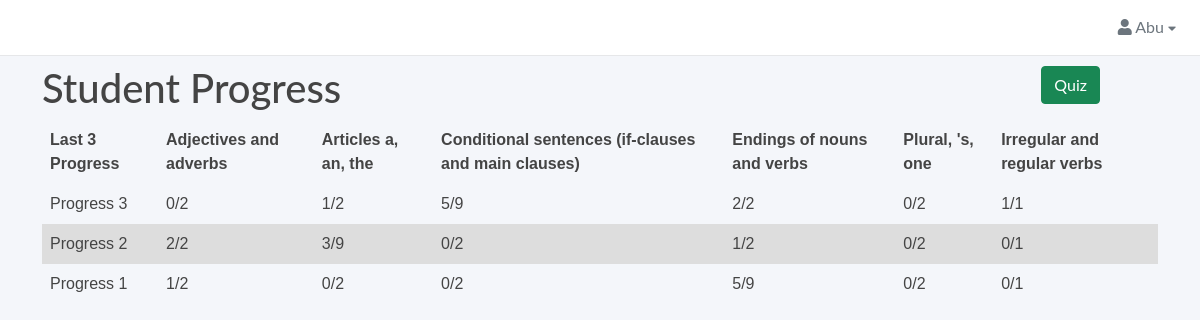
Page /progress (signed in) on the committed database.
### tables this page shows
CREATE TABLE Student
               (Id integer primary key, Name varchar,Password varchar);

CREATE TABLE Progress
                                (Id integer primary key,Score1 integer,  Score2 integer,Score3 integer,
                               Score4 integer, Score5 integer, Score6 integer, Student_Id integer,Foreign Key(Student_id) REFERENCES Student(Id));

### app.py (the view)
@app.route("/progress",methods =['POST','GET'])
def progress():
    time.sleep(2)
    checkDB.check()
    usr_id=request.args.get('user_id',False) #it is better to use this then usr_id=request.args['user_id']
    usr_name=request.args.get('user_name',False)
    if "user_id" in session:
        usr_id=session["user_id"]
        print('user id in progess is '+str(usr_id))
        usr_name=query_db('Select name from student Where id='+str(usr_id))
        usr_name=usr_name[0][0]
    else:
        redirect(url_for("login"))
    progress,no_question=getProgress.get_progress(usr_id)
    return render_template('progress.html',progress=progress,no_question=no_question,zip=zip,usr_id=usr_id,usr_name=usr_name)

### app.py (called while the page is built)
def get_db():
    db = getattr(g, '_database', None)
    if db is None:
        db = g._database = sqlite3.connect(DATABASE)
    return db

@app.teardown_appcontext
def close_connection(exception):
    db = getattr(g, '_database', None)
    if db is not None:
        db.close()

def query_db(query, args=(), one=False):
    cur = get_db().execute(query, args)
    rv = cur.fetchall()
    cur.close()
    return (rv[0] if rv else None) if one else rv

### checkDB.py (called while the page is built)
def check():
    con=sqlite3.connect('Students.db')
    cur = con.cursor()
    cur.execute('Select id from numberOfQuestion ORDER BY ID DESC LIMIT 1')
    last_q = cur.fetchall()
    last_q=last_q[0][0]
    cur.execute('Select id from Progress ORDER BY ID DESC LIMIT 1')
    last_p =cur.fetchall()
    last_p=last_p[0][0]
    if last_p < last_q:
        cur.execute('DELETE from numberOfQuestion Where id='+str(last_q))
        con.commit()
        print("delete in question and progress")
    else:
        print("same number in question and progress")
    con.close()

### getProgress.py (called while the page is built)
def get_data(student_id):
    con = sqlite3.connect('Students.db')
    cur = con.cursor()
    cur.execute('SELECT * FROM Progress Where Student_id ='+str(student_id)+ ' ORDER BY ID DESC LIMIT 3')
    r = cur.fetchall()
    print('student id is'+str(student_id))
    all_progress=[]
    for i in range(3):
        progress=[]
        progress.append(r[i][1])
        progress.append(r[i][2])
        progress.append(r[i][3])
        progress.append(r[i][4])
        progress.append(r[i][5])
        progress.append(r[i][6])
        all_progress.append(progress)
    question_id=[]
    for i in range(3):
        question_id.append(r[i][0])
    no_question3 = get_number_question(question_id[0])
    no_question2=get_number_question(question_id[1])
    no_question1 =get_number_question(question_id[2])
    con.close()
    return all_progress,no_question3,no_question2,no_question1

def get_progress(student_id):
    all_progress,no_question3,no_question2,no_question1=get_data(student_id)
    no_question=[]
    no_question.append(no_question3)
    no_question.append(no_question2)
    no_question.append(no_question1)
    return all_progress ,no_question

### templates/progress.html (shortened to what this page needs)
<!DOCTYPE html>
<html lang="en-us">
<head>
    <link href="{{ url_for('static',filename='vendor/fontawesome/css/fontawesome.min.css') }}" rel="stylesheet"
        type="text/css">
    <link href="{{ url_for('static',filename='vendor/fontawesome/css/solid.min.css') }}" rel="stylesheet"
        type="text/css">
    <link href="{{ url_for('static',filename='vendor/fontawesome/css/brands.min.css') }}" rel="stylesheet"
        type="text/css">
    <link href="{{ url_for('static',filename='vendor/bootstrap/css/bootstrap.min.css') }}" rel="stylesheet"
        type="text/css">
    <link href="{{ url_for('static',filename='vendor/datatables/datatables.min.css') }}" rel="stylesheet"
        type="text/css">
    <link href="{{ url_for('static',filename='css/master.css')}}" rel="stylesheet" type="text/css">
</head>
<body>
    <div id="body" class="active">
        <nav class="navbar navbar-expand-lg navbar-white bg-white">
            <div class="collapse navbar-collapse" id="navbarSupportedContent">
                <ul class="nav navbar-nav ms-auto">
                    <li class="nav-item dropdown">
                        <div class="nav-dropdown">
                            <a href="#" id="nav2" class="nav-item nav-link dropdown-toggle text-secondary" data-bs-toggle="dropdown" aria-expanded="false">
                                <i class="fas fa-user"></i> <span>{{usr_name}}</span> <i style="font-size: .8em;" class="fas fa-caret-down"></i>
                            </a>
                        </div>
                    </li>
                </ul>
            </div>
        </nav>
    <div class="content">
        <div class="container">
            <div class="page-title">
                <h1>Student Progress</h1>
                <a href="{{url_for('quiz',user_id=usr_id,user_name=usr_name)}}" class="btn btn-success" style="position:absolute;right:  100px;top: 10px; ">Quiz</a>
            </div>
            <div class="col-md-12 col-lg-12">
                <table>
                    <thead>
                        <tr>
                            <th>Last 3 Progress</th>
                            <th>Adjectives and adverbs</th>
                            <th>Articles a, an, the</th>
                            <th>Conditional sentences (if-clauses and main clauses)</th>
                            <th>Endings of nouns and verbs</th>
                            <th>Plural, 's, one</th>
                            <th>Irregular and regular verbs</th>
                        </tr>
                    </thead>
                    <tbody>
                        {%set i=namespace(value=3) %}
                        {%for p, ques in zip(progress,no_question)%}
                        <tr>
                            <td>Progress {{i.value}}</td>
                            <td>{{p[0]}}/{{ques[0]}} </td>
                            <td>{{p[1]}}/{{ques[1]}}</td>
                            <td>{{p[2]}}/{{ques[2]}}</td>
                            <td>{{p[3]}}/{{ques[3]}}</td>
                            <td>{{p[4]}}/{{ques[4]}}</td>
                            <td>{{p[5]}}/{{ques[5]}}</td>
                            {%set i.value = i.value - 1  %}
                        </tr>
                        {%endfor%}
                    </tbody>
                </table>
            </div>
        </div>
    </div>
</body>
</html>

### static/css/master.css (style rules this page uses)
body, h1, .h1, h2, .h2, h3, .h3, h4, .h4, h5, .h5, h6, .h6, p, a, td { -moz-osx-font-smoothing: grayscale; -webkit-font-smoothing: antialiased; }
body { width: 100%; height: 100%; background: #f4f6fa; font-family: "Lato", "Helvetica Neue", Arial, Helvetica, sans-serif; font-size: 1rem; color: #444; }
#body { width: 100%; padding: 0; min-height: 100vh; transition: all 0.3s; }
#body>.navbar { padding: 0 1.5rem; min-height: 54px; box-shadow: none; border-bottom: 1px solid rgba(101, 109, 119, .16); }
#body>.content { position: relative; padding: .5rem; }
.page-title { margin: 0; font-size: 1.5rem; line-height: 1.5555556; }
a, a:hover, a:focus { color: inherit; text-decoration: none; transition: all 0.3s; }
@media (min-width: 200px) { .navbar-expand-lg .navbar-collapse { display: -ms-flexbox !important; display: flex !important; -ms-flex-preferred-size: auto; flex-basis: auto; } }
@media (min-width: 200px) { .navbar-expand-lg .navbar-nav { -ms-flex-direction: row; flex-direction: row; } }

### static/components/navbar/navbar-dropdowns.css (style rules this page uses)
.nav-dropdown .nav-link { color: #B2EBF2; line-height: 1.42857; padding: 1rem 0 1rem 1rem !important; }
.nav-dropdown .nav-link::after { display: none; }

### templates/progress.html (style rules this page uses)
table { font-family: arial, sans-serif; border-collapse: collapse; width: 100%; }
td, th { border: 1px solid #dddddd; text-align: left; padding: 8px; }
tr:nth-child(even) { background-color: #dddddd; }

### rows in the picture
Student: Name "Abu"
Progress: value "2", Score1 "2", Score2 "3", ques "9", p "0", p "1", ques "1"
Progress: value "1", p "1", Score4 "2", p "0", Score3 "5", ques "9", ques "1"

### other values in the picture
{{ i.value }} "3"
{{ p[0] }} "0"
{{ ques[0] }} "2"
{{ p[1] }} "1"
{{ ques[1] }} "2"
{{ p[2] }} "5"
{{ ques[2] }} "9"
{{ p[3] }} "2"
{{ ques[3] }} "2"
{{ p[4] }} "0"
{{ ques[4] }} "2"
{{ p[5] }} "1"
{{ ques[5] }} "1"
